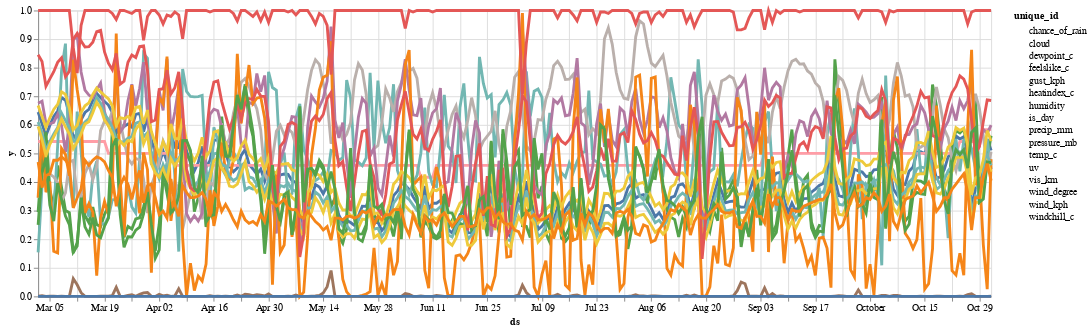

The notebook cell this image was saved under:
### Code cell
weather_avg_df_plot = long_form(weather_avg_filtered_df)
altair_plot(weather_avg_df_plot)

### Figure 1 — Vega-Lite specification as saved in the notebook (floating-point values rounded to 4 significant figures; data arrays with more than 128 entries replaced by an {"elided": "..."} marker saying what was removed)
{"config": {"view": {"continuousWidth": 300, "continuousHeight": 300}}, "layer": [{"mark": {"type": "circle"}, "encoding": {"color": {"field": "unique_id", "type": "nominal"}, "opacity": {"value": 0}, "x": {"field": "ds", "type": "temporal"}, "y": {"field": "y", "type": "quantitative"}}, "name": "view_2"}, {"mark": {"type": "line"}, "encoding": {"color": {"field": "unique_id", "type": "nominal"}, "size": {"condition": {"test": {"not": {"param": "param_2"}}, "value": 1}, "value": 3}, "x": {"field": "ds", "type": "temporal"}, "y": {"field": "y", "type": "quantitative"}}}], "data": {"name": "data-2fc92e3546d49a414986566e9465f1d8"}, "params": [{"name": "param_2", "select": {"type": "point", "fields": ["unique_id"], "nearest": true, "on": "mouseover"}, "bind": "legend", "views": ["view_2"]}], "width": 1000, "$schema": "https://vega.github.io/schema/vega-lite/v5.15.1.json", "datasets": {"data-2fc92e3546d49a414986566e9465f1d8": {"elided": "3920 records"}}}
